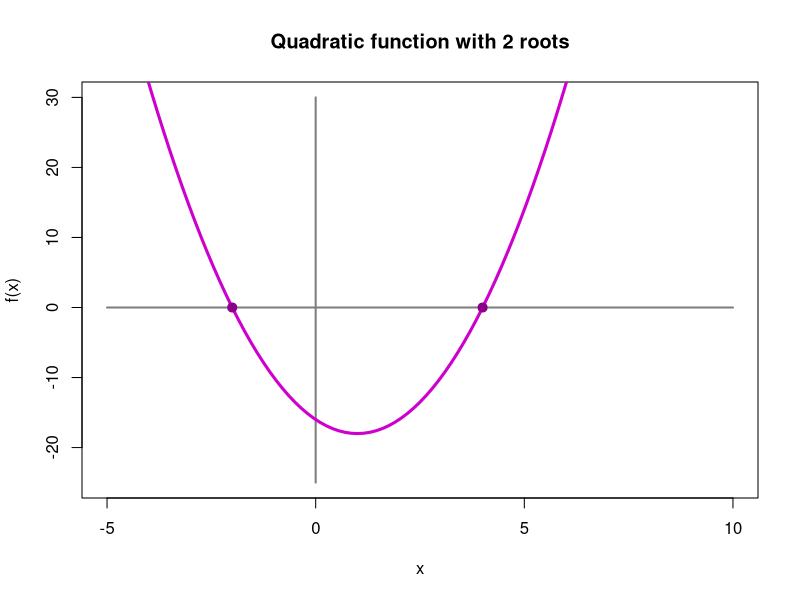
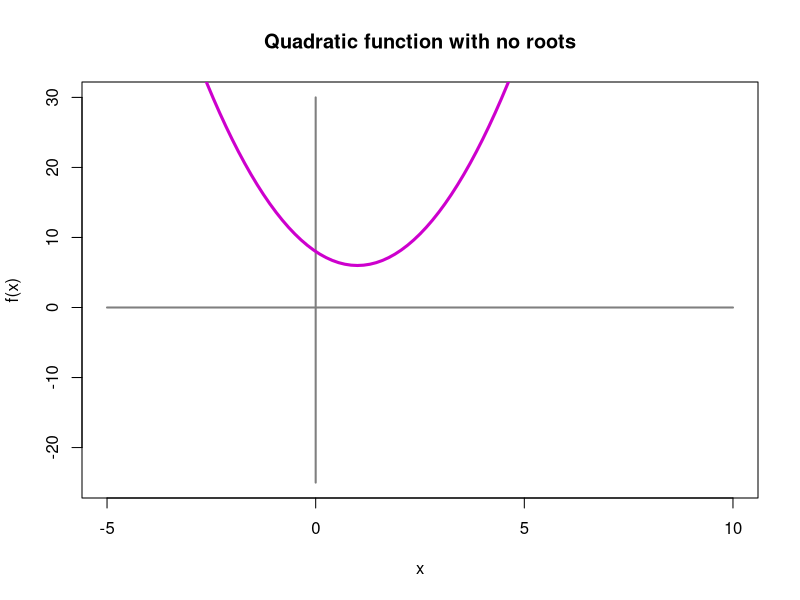
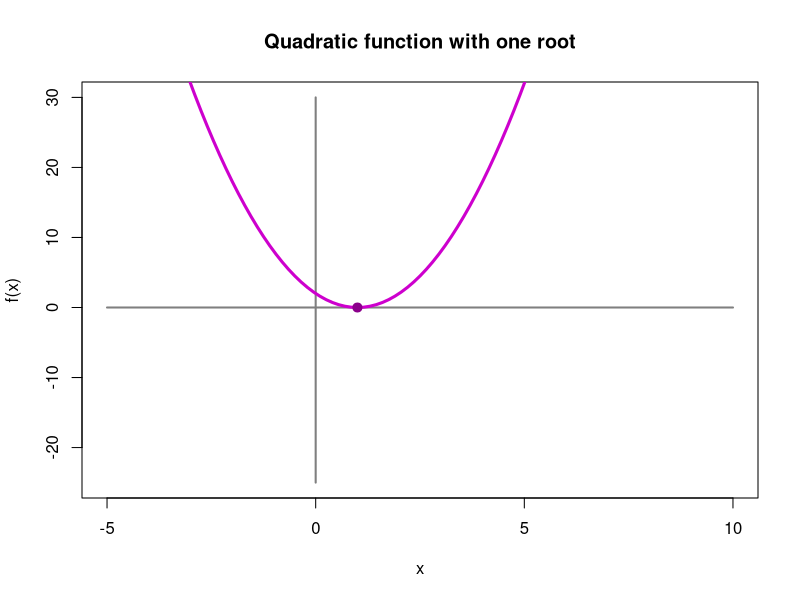

Write the R code that produced these figures, in order.
## ---- chunk 1
rm( list = ls() )
## ---- chunk 2
a <- 2

b <- -4

c <- -16
## ---- chunk 3
b^2 - 4 * a * c
## ---- chunk 4
first.root <- (-b - sqrt( b^2 - 4 * a * c ) ) / (2 * a)

cat(
    "The first root of the function is:",
    formatC(
        first.root,
        format = "f",
        digits = 2
    )
)
## ---- chunk 5
a * first.root^2 + b * first.root + c
## ---- chunk 6
second.root <- (-b + sqrt( b^2 - 4 * a * c ) ) / (2 * a)

cat(
    "The second root of the equation is:",
    formatC(
        second.root,
        format = "f",
        digits = 2
    )
)
## ---- chunk 7
a * second.root^2 + b * second.root + c
## ---- chunk 8
# First, let's create an empty plot:

plot(
    x = NULL,
    xlim = c(-5, 10),
    ylim = c(-25, 30),
    main = "Quadratic function with 2 roots",
    xlab = "x",
    ylab = "f(x)"
)


# Next, let's draw in the x- and y-axes:

segments(
    x0 = -5,
    y0 = 0,
    x1 = 10,
    y1 = 0,
    lty = "solid",
    lwd = 2,
    col = "gray50"
)


# Here's the vertical reference line:

segments(
    x0 = 0,
    y0 = -25,
    x1 = 0,
    y1 = 30,
    lty = "solid",
    lwd = 2,
    col = "gray50"
)


# Now we can graph the quadratic function:

curve(
    a*x^2 + b*x + c,
    lty = "solid",
    lwd = 3,
    col = "magenta3",
    add = TRUE
)


# Finally, we'll put points at the locations of the roots:

points(
    x = first.root,
    y = 0,
    pch = 19,
    cex = 1.2,
    col = "magenta4"
)

points(
    x = second.root,
    y = 0,
    pch = 19,
    cex = 1.2,
    col = "magenta4"
)
## ---- chunk 9
a <- 2

b <- -4

c <- 8
## ---- chunk 10
b^2 - 4 * a * c
## ---- chunk 11
# First, let's create an empty plot:

plot(
    x = NULL,
    xlim = c(-5, 10),
    ylim = c(-25, 30),
    main = "Quadratic function with no roots",
    xlab = "x",
    ylab = "f(x)"
)


# Next, let's draw in the x- and y-axes:

segments(
    x0 = -5,
    y0 = 0,
    x1 = 10,
    y1 = 0,
    lty = "solid",
    lwd = 2,
    col = "gray50"
)


# Here's the vertical reference line:

segments(
    x0 = 0,
    y0 = -25,
    x1 = 0,
    y1 = 30,
    lty = "solid",
    lwd = 2,
    col = "gray50"
)


# Now we can graph the quadratic function:

curve(
    a*x^2 + b*x + c,
    lty = "solid",
    lwd = 3,
    col = "magenta3",
    add = TRUE
)


# Finally, there are no roots for this quadratic polynomial,
# so we're done!


## ---- chunk 12
a <- 2

b <- -4

c <- 2
## ---- chunk 13
b^2 - 4 * a * c
## ---- chunk 14
only.root <-
    - b / (2 * a)

cat(
    "Only root of h(x):",
    formatC(
        only.root,
        format = "f",
        digits = 2
    )
)
## ---- chunk 15
a * only.root^2 + b * only.root + c
## ---- chunk 16
# First, let's create an empty plot:

plot(
    x = NULL,
    xlim = c(-5, 10),
    ylim = c(-25, 30),
    main = "Quadratic function with one root",
    xlab = "x",
    ylab = "f(x)"
)


# Next, let's draw in the x- and y-axes:

segments(
    x0 = -5,
    y0 = 0,
    x1 = 10,
    y1 = 0,
    lty = "solid",
    lwd = 2,
    col = "gray50"
)


# Here's the vertical reference line:

segments(
    x0 = 0,
    y0 = -25,
    x1 = 0,
    y1 = 30,
    lty = "solid",
    lwd = 2,
    col = "gray50"
)


# Now we can graph the quadratic function:

curve(
    a*x^2 + b*x + c,
    lty = "solid",
    lwd = 3,
    col = "magenta3",
    add = TRUE
)


# Finally, there is only one root for this polynomial:

points(
    x = only.root,
    y = 0,
    pch = 19,
    cex = 1.2,
    col = "magenta4"
)
## ---- chunk 17
a <- 1

b <- -6

c <- 5
## ---- chunk 18
x.1 <- 6
## ---- chunk 19
x.2 <-
    (a * x.1^2 - c) /
    (2 * a * x.1 + b)

cat(
    "x.2 =",
    formatC(
        x.2,
        format = "f",
        digits = 6
    )
)
## ---- chunk 20
x.3 <-
    (a * x.2^2 - c) /
    (2 * a * x.2 + b)

cat(
    "x.3 =",
    formatC(
        x.3,
        format = "f",
        digits = 6
    )
)
## ---- chunk 21
x.4 <-
    (a * x.3^2 - c) /
    (2 * a * x.3 + b)

cat(
    "x.4 =",
    formatC(
        x.4,
        format = "f",
        digits = 6
    )
)
## ---- chunk 22
x.5 <-
    (a * x.4^2 - c) /
    (2 * a * x.4 + b)

cat(
    "x.5 =",
    formatC(
        x.5,
        format = "f",
        digits = 6
    )
)
